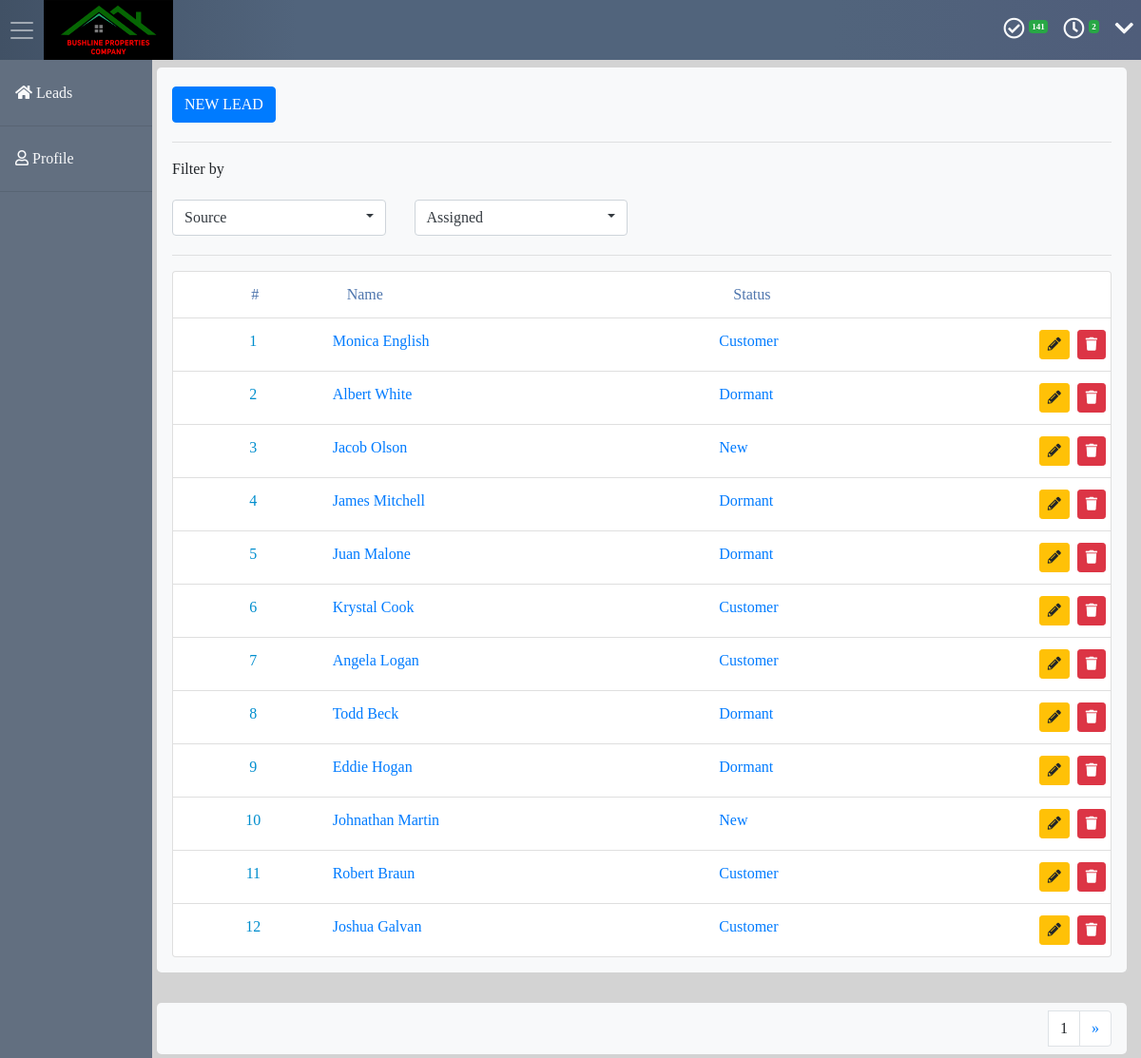
Screenshot of / (signed in) with the database file from the repository.
### lead/models.py (models this page shows, shortened)
class Lead(models.Model):
    status = models.ForeignKey(Status, on_delete=models.CASCADE)
    source = models.ForeignKey(Source, on_delete=models.CASCADE)
    assigned = models.ForeignKey(User, on_delete=models.CASCADE)
    name = models.CharField(max_length=100)
    location = models.CharField(max_length=100, blank=True, null=True)
    phonenumber = models.CharField(max_length=100)
    email = models.EmailField(blank=True, null=True)
    description = models.TextField(blank=True, null=True)
    trash = models.BooleanField(default=False)
    active = models.BooleanField(default=True)

class Status(models.Model):
    name = models.CharField(max_length=100, default='completed')
    def __str__(self):
        return str(self.name)

### lead/views.py (the view)
# urls.py: path('', views.LeadListView.as_view(), name="lead_list"),
class LeadListView(LoginRequiredMixin, ListView):
    model = Lead
    def get_context_data(self, **kwargs):
        context = super().get_context_data(**kwargs)
        if self.request.user.is_authenticated:
            context['task_count'] = Task.objects.filter(
                author=self.request.user, trash=False).exclude(
                lead__trash=True).all()
            qs = self.get_queryset()
            sort1 = self.request.GET.get('source')
            if sort1:
                qs = qs.filter(source__name=sort1).all()
            sort2 = self.request.GET.get('status')
            if sort2:
                qs = qs.filter(status__name=sort2).all()
            paginator = Paginator(qs, 12)
            page = self.request.GET.get('page')
            leads = paginator.get_page(page)
            context['lead_list'] = leads
            context['reminders'] = Reminder.objects.filter(
                task__completed=False,
                dueDate__gte=timezone.now().today(),  # make sure that the dueDate has not expired
                task__author=self.request.user,  # the user is the one is the owner
                trash=False  # the reminder is not in the trash
            ).all()
            source = Source.objects.all()
            context['source'] = source
            context['status'] = Status.objects.all()
        return context
    def get_queryset(self):
        return Lead.objects.filter(trash=False, assigned=self.request.user).order_by('-pk').all()

### lead/templates/lead/lead_list.html (shortened to what this page needs)
{% extends "lead/base.html" %}
    {% block content %}
    <div class="container">
      <div class="row">
        <div class="col-12">
          <div class="jumbotron p-3 mt-2">
            <div class="buttons">
              <a href="{% url 'lead_new' %}" class="btn btn-sm-mobile text-left btn-primary my-1">NEW LEAD</a>
            </div>
            <hr />
            <div class="filters">
              <p>Filter by</p>
              <div class="row">
                <div class="col-12 col-md-3">
                  <div class="btn-group btn-filters my-1">
                    <button type="button" class="btn btn-secondary text-dark dropdown-toggle" data-toggle="dropdown"
                      aria-haspopup="true" aria-expanded="false">
                      Source
                    </button>
                  </div>
                </div>
                <div class="col-12 col-md-3">
                  <div class="btn-group btn-filters my-1">
                    <button type="button" class="btn btn-secondary text-dark dropdown-toggle" data-toggle="dropdown"
                      aria-haspopup="true" aria-expanded="false">
                      Assigned
                    </button>
                  </div>
                </div>
              </div>
            </div>
            <div class="row">
              <div class="col-12">{% include 'lead/tables.html' with leads=lead_list %}</div>
            </div>
          </div>
          <div class="jumbotron px-3 py-2 mt-2 mb-1 d-flex justify-content-end">
            <nav aria-label="Page navigation">
              <ul class="pagination m-0 ">
                <li class="page-item">
                  <a class="page-link" disabled>{{lead_list.number}}</a>
                </li>
                <li class="page-item">
                  {% if lead_list.has_next %}
                  <a class="page-link" href="?page={{ lead_list.next_page_number }}" aria-label="Next">
                    <span aria-hidden="true">&raquo;</span>
                  </a>
                  {%endif %}
                </li>
              </ul>
            </nav>
          </div>
        </div>
      </div>
    </div>
    {% endblock content %}

### lead/templates/lead/tables.html
<hr>
<ul id="lead" class="list-group">
    <li class="list-group-item">
        <div class="row text-diff">
            <div class="col-2 text-center">#</div>
            <div class="col-7 col-md-5 ">Name</div>
            <div class="col-3 col-md-2">Status</div>
            <div class="col-md-3 "></div>
        </div>
    </li>
    {% for lead in leads %}
    <li class="list-group-item">
        <div class="row">
            <div class="col-2 pr-1 pl-0 text-center">
                {{ forloop.counter }}
            </div>
            <div class="col-7 col-md-5 px-0 ">
                <a href="/{{lead.pk}}/">
                    {{lead.name}}
                </a>
            </div>
            <div class="col-3 col-md-2 px-0 ">
                <a href="/{{lead.pk}}/">
                    {{lead.status}}
                </a>
            </div>
            <div id="vismd" class="col-12 col-md-3 px-0 text-right">
                <a href="{% url 'lead_edit' pk=lead.pk %}" class="btn btn-warning btn-sm mr-1" data-toggle="tooltip"
                    data-placement="bottom" title="Edit"><i class="fas fa-pencil-alt"></i></a>
                <a href="{% url 'lead_remove' pk=lead.pk %}" class="btn btn-danger btn-sm" data-toggle="tooltip"
                    data-placement="bottom" title="Delete"><i class="fas fa-trash"></i></a>
            </div>
        </div>
    </li>
    {% endfor %}
</ul>

### lead/static/css/style.css (style rules this page uses)
* { margin: 0; padding: 0; }
body { background-color: lightgrey; font-family: "Roboto, 'Helvetica Neue', Helvetica, Arial, sans-serif"; }
.jumbotron { background-color: #f8f9fa!important; }
#lead { color: #008ece; }
.text-diff { color: #4e75ad; }
.btn-filters { width: 100%; }
.btn-filters button { border: 1px solid #ced4da; text-align: left; background-color: #fff !important; }
.btn-filters button::after { float: right; margin-top: .5em; }

### rows the page displays
Lead: name "Monica English", status "Customer"
Lead: name "Albert White", status "Dormant"
Lead: name "Jacob Olson", status "New"
Lead: name "James Mitchell", status "Dormant"
Lead: name "Juan Malone", status "Dormant"
Lead: name "Krystal Cook", status "Customer"
Lead: name "Angela Logan", status "Customer"
Lead: name "Todd Beck", status "Dormant"
Lead: name "Eddie Hogan", status "Dormant"
Lead: name "Johnathan Martin", status "New"
Lead: name "Robert Braun", status "Customer"
Lead: name "Joshua Galvan", status "Customer"

### other values shown
{{ task_count|length }} "141"
{{ reminders|length }} "2"
{{ lead_list.number }} "1"
